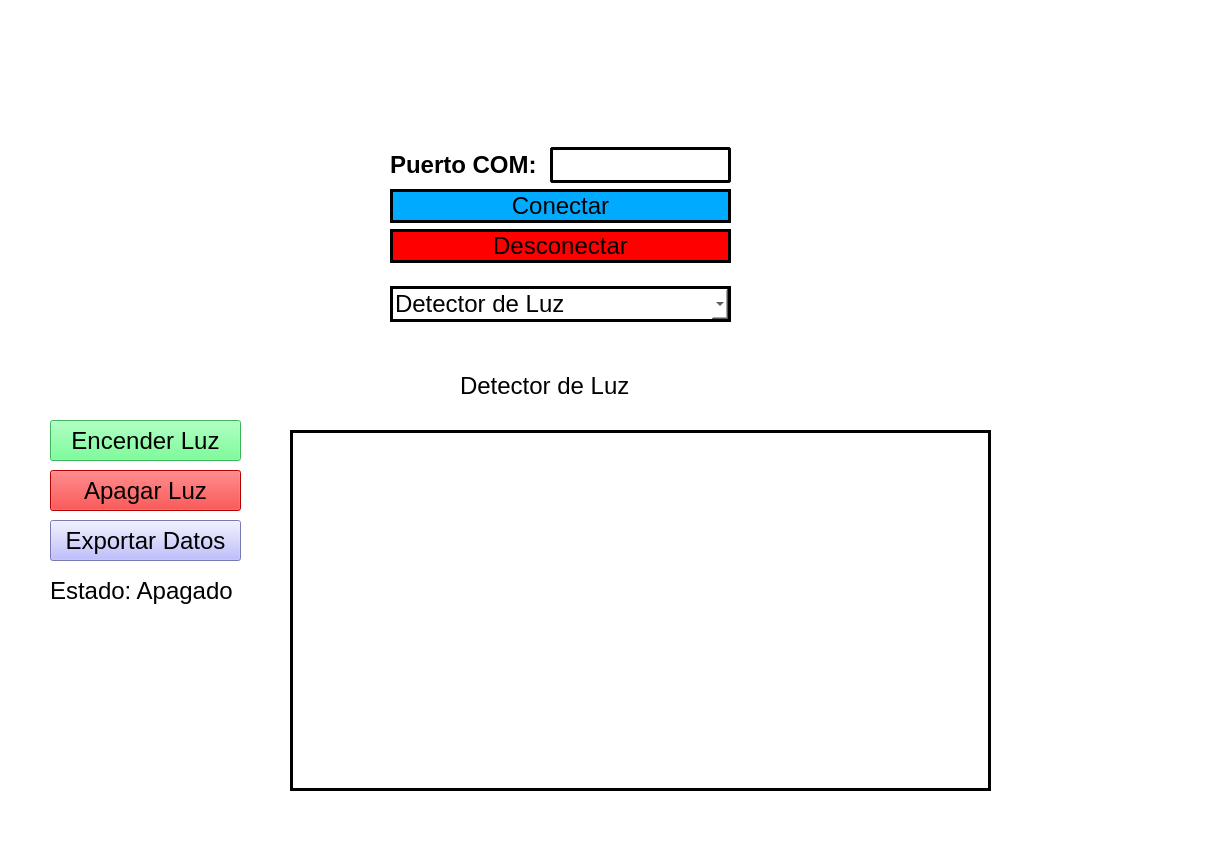
<?xml version="1.0" encoding="UTF-8"?>
<ui version="4.0">
 <class>MainWindow</class>
 <widget class="QMainWindow" name="MainWindow">
  <property name="geometry">
   <rect>
    <x>0</x>
    <y>0</y>
    <width>1215</width>
    <height>863</height>
   </rect>
  </property>
  <property name="windowTitle">
   <string>MainWindow</string>
  </property>
  <property name="styleSheet">
   <string notr="true">background-color: rgb(255, 255, 255);
</string>
  </property>
  <widget class="QWidget" name="centralwidget">
   <widget class="QStackedWidget" name="stackServicios">
    <property name="geometry">
     <rect>
      <x>40</x>
      <y>360</y>
      <width>1151</width>
      <height>461</height>
     </rect>
    </property>
    <property name="font">
     <font>
      <pointsize>18</pointsize>
     </font>
    </property>
    <property name="styleSheet">
     <string notr="true">background-color: rgb(220, 192, 142);
background-color: rgb(255, 255, 255);</string>
    </property>
    <property name="currentIndex">
     <number>0</number>
    </property>
    <widget class="QWidget" name="page">
     <widget class="QPushButton" name="btnEncenderLuz">
      <property name="geometry">
       <rect>
        <x>10</x>
        <y>60</y>
        <width>191</width>
        <height>41</height>
       </rect>
      </property>
      <property name="font">
       <font>
        <pointsize>18</pointsize>
       </font>
      </property>
      <property name="styleSheet">
       <string notr="true">background-color: rgb(85, 255, 127);</string>
      </property>
      <property name="text">
       <string>Encender Luz</string>
      </property>
     </widget>
     <widget class="QPushButton" name="btnApagarLuz">
      <property name="geometry">
       <rect>
        <x>10</x>
        <y>110</y>
        <width>191</width>
        <height>41</height>
       </rect>
      </property>
      <property name="font">
       <font>
        <pointsize>18</pointsize>
       </font>
      </property>
      <property name="styleSheet">
       <string notr="true">background-color: rgb(255, 0, 0);</string>
      </property>
      <property name="text">
       <string>Apagar Luz</string>
      </property>
     </widget>
     <widget class="QPushButton" name="btnExportarLuz">
      <property name="geometry">
       <rect>
        <x>10</x>
        <y>160</y>
        <width>191</width>
        <height>41</height>
       </rect>
      </property>
      <property name="font">
       <font>
        <pointsize>18</pointsize>
       </font>
      </property>
      <property name="styleSheet">
       <string notr="true">background-color: rgb(170, 170, 255);</string>
      </property>
      <property name="text">
       <string>Exportar Datos</string>
      </property>
     </widget>
     <widget class="QLabel" name="labelEstadoLuz">
      <property name="geometry">
       <rect>
        <x>10</x>
        <y>210</y>
        <width>191</width>
        <height>41</height>
       </rect>
      </property>
      <property name="font">
       <font>
        <pointsize>18</pointsize>
       </font>
      </property>
      <property name="text">
       <string>Estado: Apagado</string>
      </property>
     </widget>
     <widget class="QLabel" name="label_2">
      <property name="geometry">
       <rect>
        <x>420</x>
        <y>10</y>
        <width>281</width>
        <height>31</height>
       </rect>
      </property>
      <property name="font">
       <font>
        <pointsize>18</pointsize>
       </font>
      </property>
      <property name="text">
       <string>Detector de Luz </string>
      </property>
     </widget>
     <widget class="QWidget" name="widgetGrafica1" native="true">
      <property name="geometry">
       <rect>
        <x>250</x>
        <y>70</y>
        <width>701</width>
        <height>361</height>
       </rect>
      </property>
      <property name="styleSheet">
       <string notr="true">border:2.5px solid black;</string>
      </property>
     </widget>
    </widget>
    <widget class="QWidget" name="page_2">
     <layout class="QGridLayout" name="gridLayout_2">
      <item row="1" column="0">
       <widget class="QLabel" name="lblEstadoMovimiento">
        <property name="font">
         <font>
          <pointsize>18</pointsize>
         </font>
        </property>
        <property name="text">
         <string>Esperando detección…</string>
        </property>
       </widget>
      </item>
      <item row="3" column="0">
       <widget class="QPushButton" name="btnDesactivarSensor">
        <property name="font">
         <font>
          <pointsize>18</pointsize>
         </font>
        </property>
        <property name="styleSheet">
         <string notr="true">border:2.5px solid black;
background-color: rgb(170, 170, 255);</string>
        </property>
        <property name="text">
         <string>Desactivar Detección</string>
        </property>
       </widget>
      </item>
      <item row="0" column="0">
       <widget class="QLabel" name="label_3">
        <property name="font">
         <font>
          <pointsize>18</pointsize>
         </font>
        </property>
        <property name="text">
         <string>Detector de Movimiento</string>
        </property>
       </widget>
      </item>
      <item row="2" column="0">
       <widget class="QPushButton" name="btnActivarSensor">
        <property name="font">
         <font>
          <pointsize>18</pointsize>
         </font>
        </property>
        <property name="styleSheet">
         <string notr="true">border:2.5px solid black;
background-color: rgb(85, 255, 127);</string>
        </property>
        <property name="text">
         <string>Activar Detección</string>
        </property>
       </widget>
      </item>
      <item row="0" column="1" rowspan="5">
       <widget class="QWidget" name="widgetGrafica" native="true"/>
      </item>
     </layout>
    </widget>
    <widget class="QWidget" name="page_3">
     <widget class="QLabel" name="label_4">
      <property name="geometry">
       <rect>
        <x>390</x>
        <y>20</y>
        <width>351</width>
        <height>41</height>
       </rect>
      </property>
      <property name="font">
       <font>
        <pointsize>18</pointsize>
       </font>
      </property>
      <property name="text">
       <string> Detector de Distancia</string>
      </property>
     </widget>
     <widget class="QLabel" name="labelDistancia">
      <property name="geometry">
       <rect>
        <x>20</x>
        <y>90</y>
        <width>171</width>
        <height>51</height>
       </rect>
      </property>
      <property name="font">
       <font>
        <pointsize>18</pointsize>
       </font>
      </property>
      <property name="text">
       <string>        0 cm</string>
      </property>
     </widget>
     <widget class="QPushButton" name="btnMedirDistancia">
      <property name="geometry">
       <rect>
        <x>20</x>
        <y>150</y>
        <width>221</width>
        <height>71</height>
       </rect>
      </property>
      <property name="font">
       <font>
        <pointsize>18</pointsize>
       </font>
      </property>
      <property name="styleSheet">
       <string notr="true">border:2.5px solid black;
background-color: rgb(85, 255, 127);</string>
      </property>
      <property name="text">
       <string>Medir Distancia</string>
      </property>
     </widget>
     <widget class="QWidget" name="graficaDistancia" native="true">
      <property name="geometry">
       <rect>
        <x>260</x>
        <y>90</y>
        <width>731</width>
        <height>361</height>
       </rect>
      </property>
      <property name="styleSheet">
       <string notr="true">border:2.5px solid black;</string>
      </property>
     </widget>
    </widget>
   </widget>
   <widget class="QLabel" name="labelLogo">
    <property name="geometry">
     <rect>
      <x>40</x>
      <y>10</y>
      <width>201</width>
      <height>131</height>
     </rect>
    </property>
    <property name="styleSheet">
     <string notr="true"/>
    </property>
    <property name="text">
     <string/>
    </property>
    <property name="pixmap">
     <pixmap resource="../recursos2.qrc">:/recursos2/Proyecto_Integrador/logo_izquierdo.png</pixmap>
    </property>
    <property name="scaledContents">
     <bool>true</bool>
    </property>
   </widget>
   <widget class="QLabel" name="labelLogo2">
    <property name="geometry">
     <rect>
      <x>860</x>
      <y>30</y>
      <width>221</width>
      <height>101</height>
     </rect>
    </property>
    <property name="text">
     <string/>
    </property>
    <property name="pixmap">
     <pixmap resource="../recursos2.qrc">:/recursos2/Proyecto_Integrador/logo_derecho.png</pixmap>
    </property>
    <property name="scaledContents">
     <bool>true</bool>
    </property>
   </widget>
   <widget class="QWidget" name="layoutWidget">
    <property name="geometry">
     <rect>
      <x>390</x>
      <y>130</y>
      <width>341</width>
      <height>210</height>
     </rect>
    </property>
    <property name="font">
     <font>
      <pointsize>18</pointsize>
     </font>
    </property>
    <layout class="QVBoxLayout" name="verticalLayout">
     <item>
      <layout class="QGridLayout" name="gridLayout">
       <item row="0" column="0">
        <layout class="QHBoxLayout" name="horizontalLayout">
         <item>
          <widget class="QLabel" name="label">
           <property name="font">
            <font>
             <pointsize>18</pointsize>
             <weight>75</weight>
             <bold>true</bold>
            </font>
           </property>
           <property name="text">
            <string>Puerto COM: </string>
           </property>
          </widget>
         </item>
         <item>
          <widget class="QLineEdit" name="inputCOM">
           <property name="font">
            <font>
             <pointsize>18</pointsize>
            </font>
           </property>
           <property name="styleSheet">
            <string notr="true">border: 3px solid black;
border-radius:2.5px;</string>
           </property>
          </widget>
         </item>
        </layout>
       </item>
       <item row="1" column="0">
        <widget class="QPushButton" name="btnConectar">
         <property name="font">
          <font>
           <pointsize>18</pointsize>
          </font>
         </property>
         <property name="styleSheet">
          <string notr="true">border:2.5px solid black;
background-color: rgb(0, 170, 255);</string>
         </property>
         <property name="text">
          <string>Conectar</string>
         </property>
        </widget>
       </item>
       <item row="2" column="0">
        <widget class="QPushButton" name="btnDesconectar">
         <property name="font">
          <font>
           <pointsize>18</pointsize>
          </font>
         </property>
         <property name="styleSheet">
          <string notr="true">border:2.5px solid black;
background-color: rgb(255, 0, 0);</string>
         </property>
         <property name="text">
          <string>Desconectar</string>
         </property>
        </widget>
       </item>
      </layout>
     </item>
     <item>
      <widget class="QComboBox" name="comboServicios">
       <property name="font">
        <font>
         <pointsize>18</pointsize>
        </font>
       </property>
       <property name="styleSheet">
        <string notr="true">border:2.5px solid black;</string>
       </property>
       <item>
        <property name="text">
         <string>Detector de Luz</string>
        </property>
       </item>
       <item>
        <property name="text">
         <string>Detector de Movimiento</string>
        </property>
       </item>
       <item>
        <property name="text">
         <string>Detector de Distancia</string>
        </property>
       </item>
      </widget>
     </item>
    </layout>
   </widget>
  </widget>
  <widget class="QMenuBar" name="menubar">
   <property name="geometry">
    <rect>
     <x>0</x>
     <y>0</y>
     <width>1215</width>
     <height>26</height>
    </rect>
   </property>
  </widget>
  <widget class="QStatusBar" name="statusbar"/>
 </widget>
 <resources>
  <include location="../../Archivos/Recursos.qrc"/>
  <include location="../recursos2.qrc"/>
 </resources>
 <connections/>
</ui>
